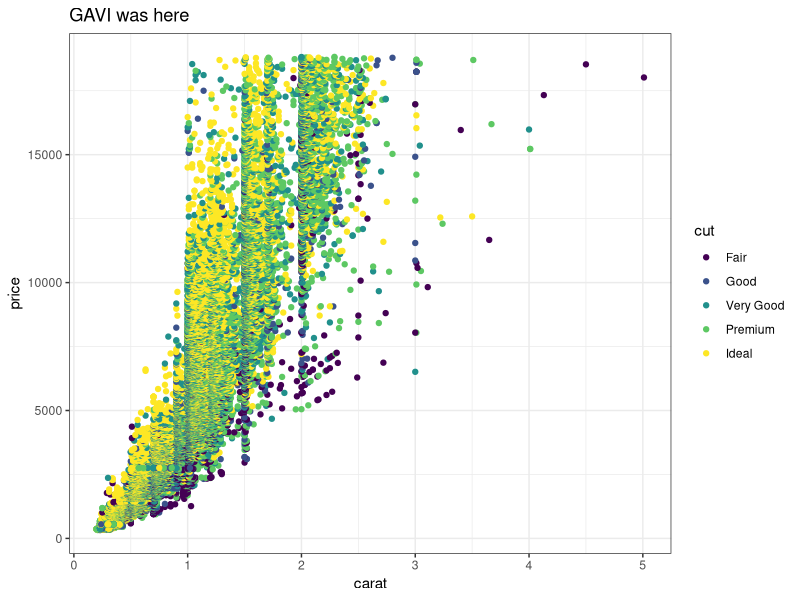
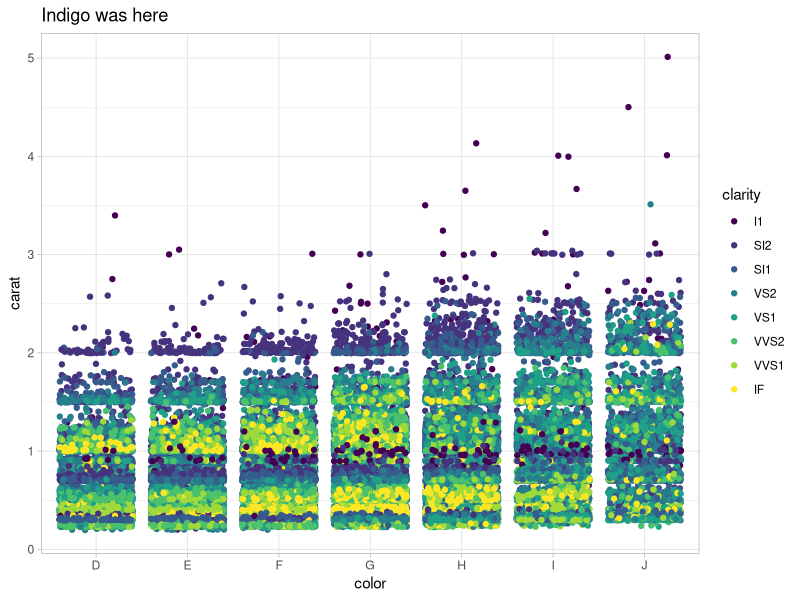
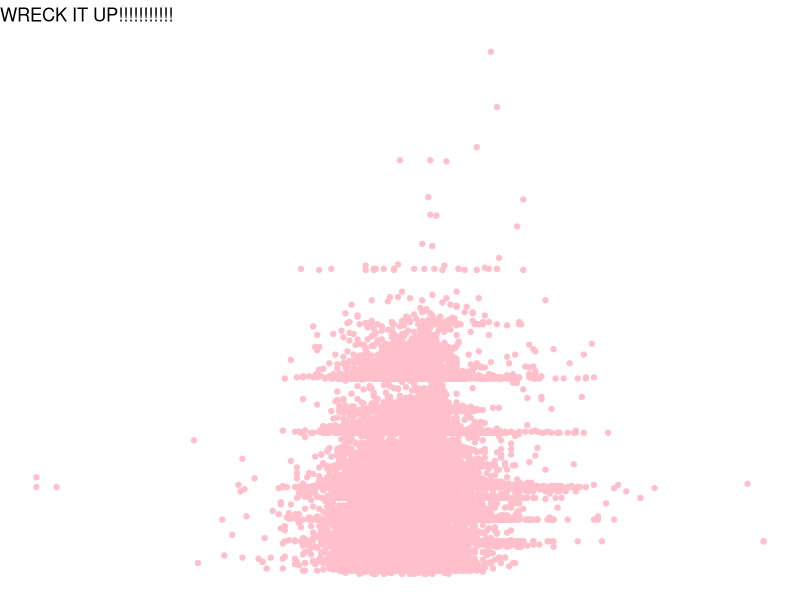
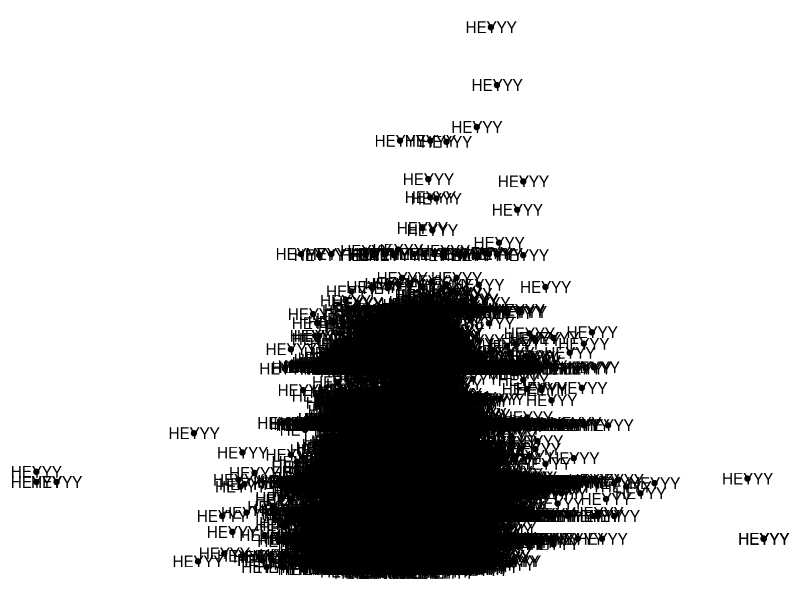
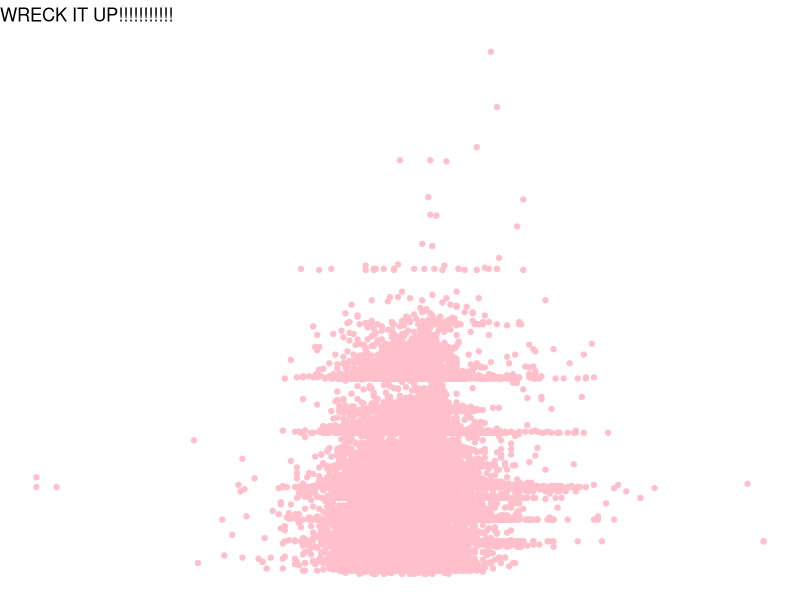

Here is the R script that generated these plots, in order:
## ---- chunk 1
knitr::opts_chunk$set(echo = TRUE)
library(tidyverse)
## ---- chunk 2
# Partner 1: 
# Run the code below to see the original graph
# Change the code below to make the point color change based on 'cut', and update the theme to theme_bw(). Update the title to include your first name. 

ggplot(data = diamonds, aes(x = carat, y = price)) +
  geom_point(aes(color = cut)) +
  theme_bw() +
  labs(title = "GAVI was here")
## ---- chunk 3
# Partner 2: 
# Run the code below to see the original graph
# Change the code below to make the geom a geom_jitter, and update the theme to theme_light. Update the title to include your first name. 

ggplot(data = diamonds, aes(x = color, y = carat)) +
  geom_jitter(aes(color = clarity)) +
  theme_light() +
  labs(title = "Indigo was here")

## ---- chunk 4
ggplot(data = diamonds, aes(x = depth, y = carat)) +
  geom_point(color = "pink") +
  theme_void() + 
  labs(title = "WRECK IT UP!!!!!!!!!!!")

MATH_IS_COOL <- 45 + 1

### Kept both graphs since they so cool - IB

ggplot(data = diamonds, aes(x = depth, y = carat)) +
  geom_point() +
  theme_void() + 
  geom_text(label = "HEYYY")

# how u like my graph??

## ---- chunk 5

# function

fx_cool <- function(name){
  print(paste(name, "is cool", sep = " "))
}

fx_cool("Indigo")

ggplot(data = diamonds, aes(x = depth, y = carat)) +
  geom_point(color = "pink") +
  theme_void() + 
  labs(title = "WRECK IT UP!!!!!!!!!!!") + 
  geom_text(label="Look at this!", 
    x=4.1,
    y=20,
    label.padding = unit(0.55, "lines"), # Rectangle size around label
    label.size = 0.35,
    color = "black",
    fill="#69b3a2")

#I STOLE THE LABEL CODE FROM THE WEB!!! sorry r-graph-gallery
